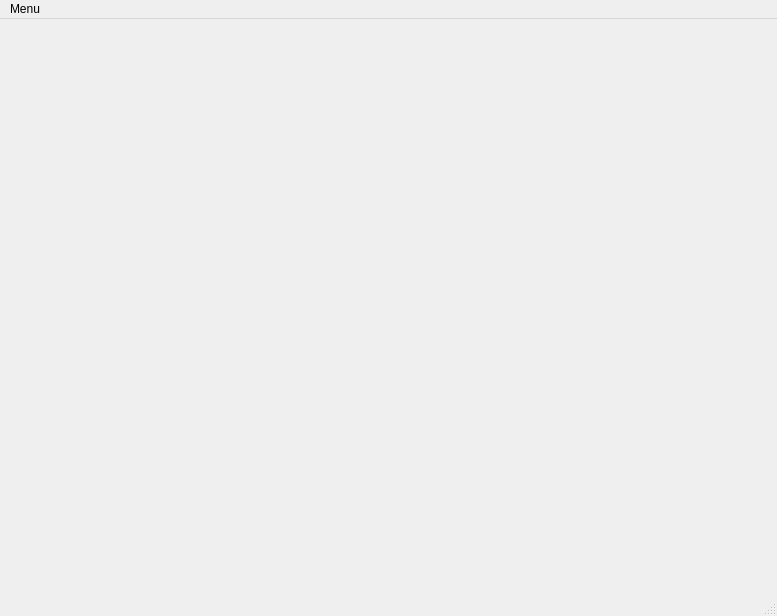
<?xml version="1.0" encoding="UTF-8"?>
<ui version="4.0">
 <class>MainWindow</class>
 <widget class="QMainWindow" name="MainWindow">
  <property name="geometry">
   <rect>
    <x>0</x>
    <y>0</y>
    <width>777</width>
    <height>616</height>
   </rect>
  </property>
  <property name="windowTitle">
   <string>MainWindow</string>
  </property>
  <widget class="QWidget" name="centralwidget"/>
  <widget class="QMenuBar" name="menubar">
   <property name="geometry">
    <rect>
     <x>0</x>
     <y>0</y>
     <width>777</width>
     <height>25</height>
    </rect>
   </property>
   <widget class="QMenu" name="menuMenu">
    <property name="title">
     <string>Menu</string>
    </property>
    <widget class="QMenu" name="menuNew_Game">
     <property name="title">
      <string>New Game</string>
     </property>
     <addaction name="actionClassic_field"/>
     <addaction name="actionHard_Field"/>
     <addaction name="actionHardcore_Field"/>
    </widget>
    <addaction name="menuNew_Game"/>
    <addaction name="actionRecords"/>
   </widget>
   <addaction name="menuMenu"/>
  </widget>
  <widget class="QStatusBar" name="statusbar"/>
  <action name="actionClassic_field">
   <property name="text">
    <string>Classic Field</string>
   </property>
  </action>
  <action name="actionRecords">
   <property name="text">
    <string>Records</string>
   </property>
  </action>
  <action name="actionHard_Field">
   <property name="text">
    <string>Hard Field</string>
   </property>
  </action>
  <action name="actionHardcore_Field">
   <property name="text">
    <string>Hardcore Field</string>
   </property>
  </action>
 </widget>
 <resources/>
 <connections/>
</ui>
